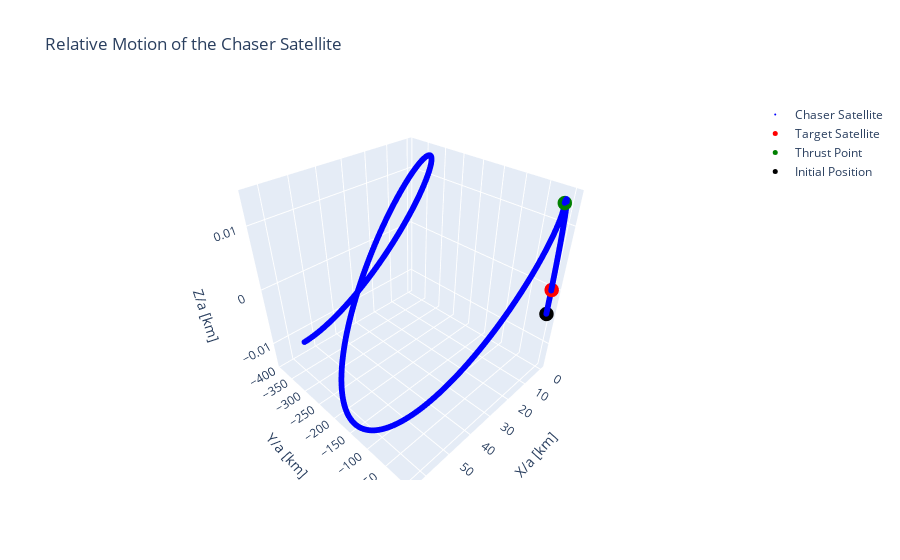

Notebook code for this chart:
### Markdown cell above
The aim of this script is to simulate the motion a chaser satellite in close proximity to a target satellite. This uses the Clohessy Wiltshire equations to draw the chaser satellite in the reference frame of the target satellite. This particular simulation attempts to simulate the motion of the satellite given initial conditions and then provides the means to apply an impulse burn.

### Code cell
import numpy as np
import plotly.graph_objects as go

# Gravitational parameter (mu) and mean motion (n)
mu = 398600.4418  # km^3/s^2 (gravitational parameter of Earth)
sma = 7000  # km (semi-major axis of the target's orbit)
n = np.sqrt(mu / sma**3)  # mean motion of the target

# Initial conditions in the target's orbit reference frame
r0_chaser = np.array([10.0, 9.0, -30.0])  # Initial relative position of chaser, km
v0_chaser = np.array([3, 5, 0.1])  # Initial relative velocity of chaser, km/s
initial_mass = 5000  # Initial mass of the chaser, kg

# Thrust parameters
thrust_start_time = 2000  # Time delay before thrust starts in seconds
thrust_force = np.array([0, 600000000, 0])  # Thrust force in N (converted to km/s^2 later)
thrust_acceleration = thrust_force / initial_mass  # Thrust acceleration in km/s^2
thrust_acceleration = thrust_acceleration * 1e-3  # Convert to km/s^2
print("Thrust acceleration (km/s^2):", thrust_acceleration)

# Time parameters
t_final = 10000  # Total simulation time, seconds
dt = 1  # Time step, seconds

# Time array
t = np.arange(0, t_final, dt)

# Position and velocity arrays
r_chaser = np.zeros((len(t), 3))
v_chaser = np.zeros((len(t), 3))

# Set initial conditions
r_chaser[0] = r0_chaser
v_chaser[0] = v0_chaser

# Clohessy-Wiltshire equations for relative motion
def clohessy_wiltshire(r, v, t, n):
    x, y, z = r
    x_dot, y_dot, z_dot = v
    
    x_ddot = 3 * n**2 * x + 2 * n * y_dot
    y_ddot = -2 * n * x_dot
    z_ddot = -n**2 * z
    
    return np.array([x_dot, y_dot, z_dot]), np.array([x_ddot, y_ddot, z_ddot])

# Simulation loop
for i in range(1, len(t)):
    # Get current state
    r = r_chaser[i-1]
    v = v_chaser[i-1]
    
    # Find accelerations using Clohessy-Wiltshire equations
    v_dot, a = clohessy_wiltshire(r, v, t[i], n)
    
    # Apply thrust if within thrust duration
    if thrust_start_time == t[i]:
        a += thrust_acceleration
    
    # Update position and velocity using Euler's method
    r_chaser[i] = r + v * dt
    v_chaser[i] = v + a * dt

# Plotting with Plotly for interactive visualization
r_chaser_scaled = np.divide(r_chaser, sma)

# Create a trace for the chaser
trace = go.Scatter3d(
    x=r_chaser_scaled[:, 0],
    y=r_chaser_scaled[:, 1],
    z=r_chaser_scaled[:, 2],
    mode='markers',
    name='Chaser Satellite',
    marker=dict(
        color='blue',
        size=2
    )
)

# Create marker for initial position
initial_trace = go.Scatter3d(
    x=[r_chaser_scaled[0, 0]],
    y=[r_chaser_scaled[0, 1]],
    z=[r_chaser_scaled[0, 2]],
    mode='markers',
    name='Initial Position',
    marker=dict(
        color='black',
        size=5
    )
)

# Create a trace for the target
target_trace = go.Scatter3d(
    x=[0],
    y=[0],
    z=[0],
    mode='markers',
    name='Target Satellite',
    marker=dict(
        color='red',
        size=5
    )
)

# Create marker for start of thrust
thrust_start_trace = go.Scatter3d(
    x=[r_chaser_scaled[thrust_start_time, 0]],
    y=[r_chaser_scaled[thrust_start_time, 1]],
    z=[r_chaser_scaled[thrust_start_time, 2]],
    mode='markers',
    name='Thrust Point',
    marker=dict(
        color='green',
        size=5
    )
)

# Create the layout
layout = go.Layout(
    title='Relative Motion of the Chaser Satellite',
    scene=dict(
        xaxis=dict(title='X/a [km]'),
        yaxis=dict(title='Y/a [km]'),
        zaxis=dict(title='Z/a [km]')
    )
)

# Create the figure and add the traces
fig = go.Figure(data=[trace, target_trace, thrust_start_trace, initial_trace], layout=layout)

# Show the figure
fig.show()

### Figure 1 — Plotly figure (JSON) as saved in the notebook; plotly's stock layout.template omitted (floating-point values rounded to 4 significant figures; data arrays with more than 128 entries replaced by an {"elided": "..."} marker saying what was removed)
{"data": [{"marker": {"color": "blue", "size": 2}, "mode": "markers", "name": "Chaser Satellite", "type": "scatter3d", "x": {"elided": "10000 float values"}, "y": {"elided": "10000 float values"}, "z": {"elided": "10000 float values"}}, {"marker": {"color": "red", "size": 5}, "mode": "markers", "name": "Target Satellite", "type": "scatter3d", "x": [0], "y": [0], "z": [0]}, {"marker": {"color": "green", "size": 5}, "mode": "markers", "name": "Thrust Point", "type": "scatter3d", "x": [2.398], "y": [-3.319], "z": [0.01343]}, {"marker": {"color": "black", "size": 5}, "mode": "markers", "name": "Initial Position", "type": "scatter3d", "x": [0.001429], "y": [0.001286], "z": [-0.004286]}], "layout": {"scene": {"xaxis": {"title": {"text": "X/a [km]"}}, "yaxis": {"title": {"text": "Y/a [km]"}}, "zaxis": {"title": {"text": "Z/a [km]"}}}, "title": {"text": "Relative Motion of the Chaser Satellite"}}}
